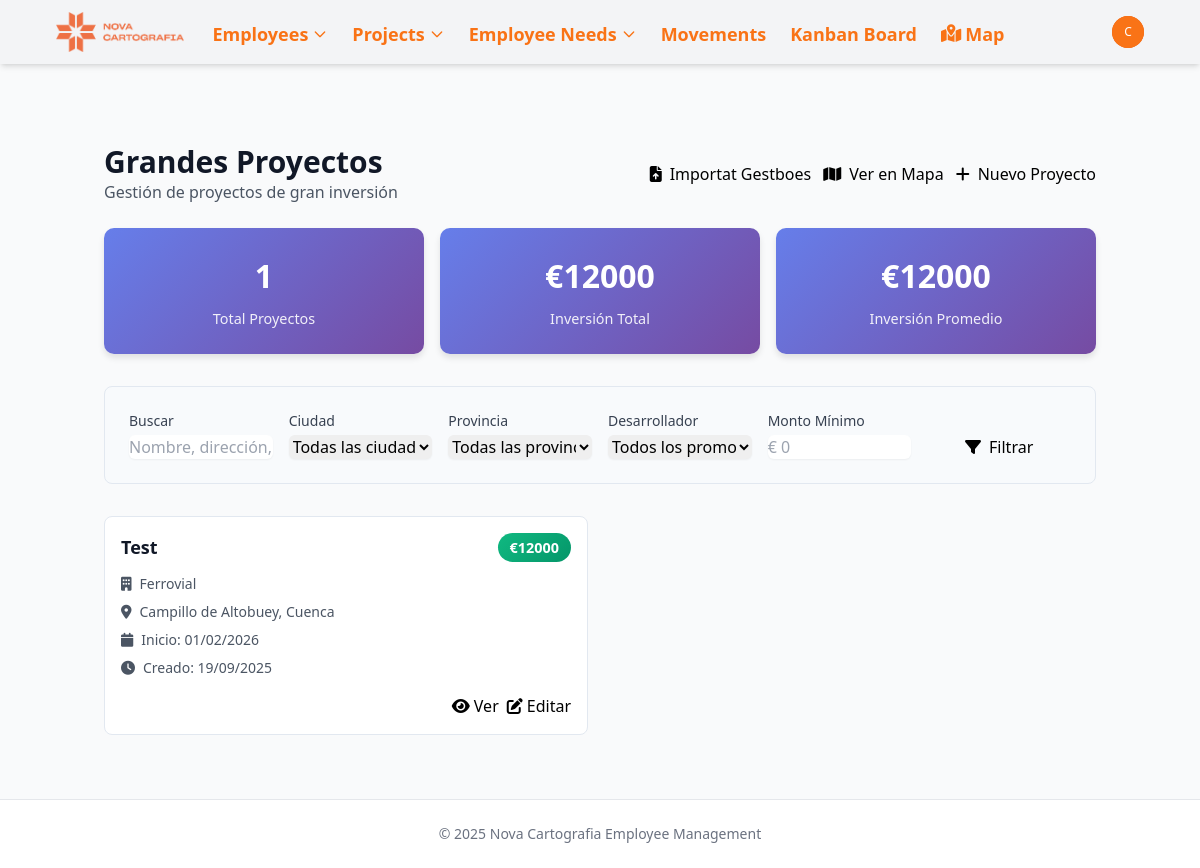
The page /maps/big-projects/ (signed in) on the database as committed earlier.
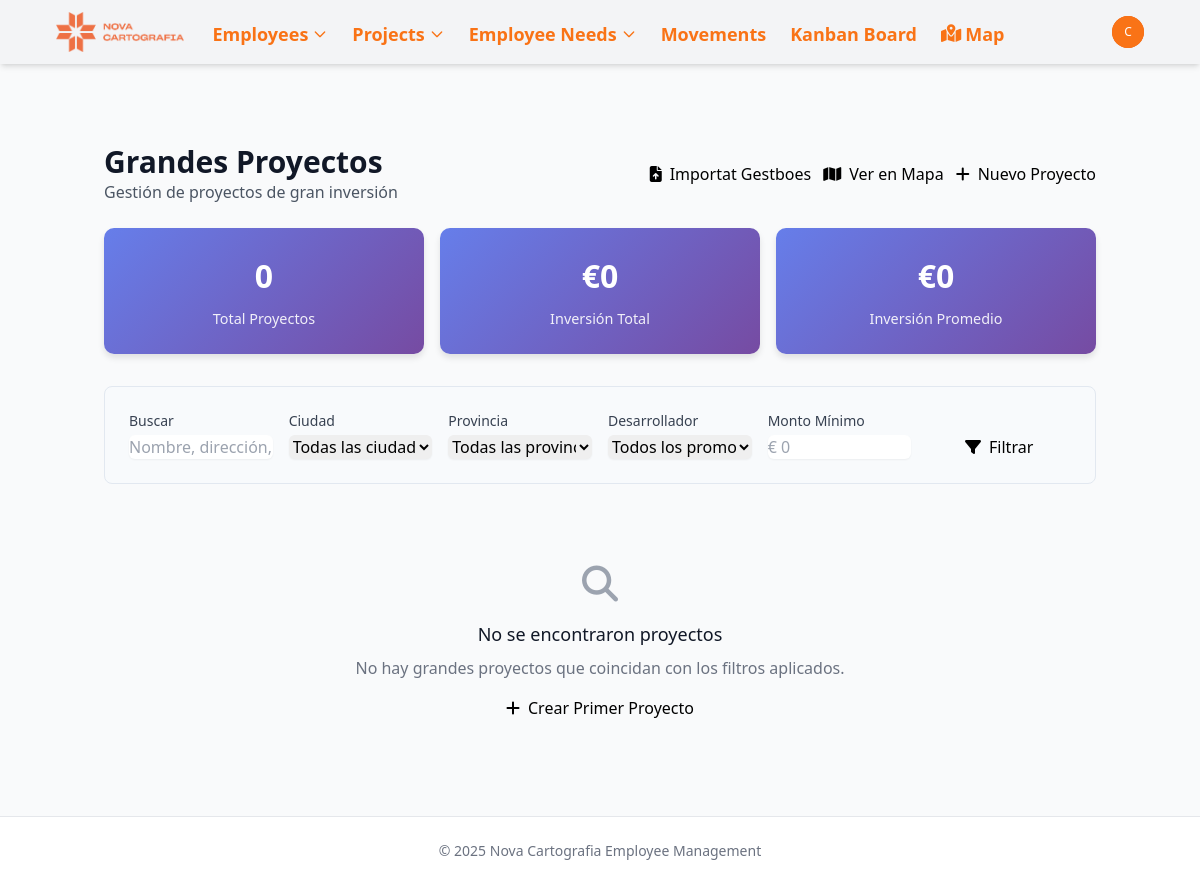
The same page on the database as committed later.
### project_maps/models.py (models this page shows, shortened)
class BigProjectLocation(models.Model):
    name = models.CharField(max_length=255, verbose_name="Nombre del Proyecto")
    amount = models.DecimalField(
        max_digits=12,
        decimal_places=2,
        verbose_name="Importe",
        help_text="Importe en euros"
    )
    developer = models.CharField(
        max_length=255,
        verbose_name="Desarrollador/Constructor",
        blank=True,
        null=True
    )
    address = models.TextField(verbose_name="Dirección", blank=True, null=True)
    city = models.CharField(max_length=100, verbose_name="Ciudad", blank=True, null=True)
    province = models.CharField(max_length=100, verbose_name="Provincia", blank=True, null=True)
    country = models.CharField(
        max_length=100,
        verbose_name="País",
        default="España"
    )
    latitude = models.FloatField(verbose_name="Latitud")
    longitude = models.FloatField(verbose_name="Longitud")
    start_date = models.DateField(
        verbose_name="Fecha de Inicio",
        blank=True,
        null=True
    )
    description = models.TextField(
        verbose_name="Descripción",
        blank=True,
        null=True
    )
    created_at = models.DateTimeField(auto_now_add=True, verbose_name="Creado en")
    updated_at = models.DateTimeField(auto_now=True, verbose_name="Actualizado en")
    class Meta:
        verbose_name = "Gran Proyecto"
        verbose_name_plural = "Grandes Proyectos"
        ordering = ['-amount', 'name']
        db_table = 'project_maps_bigprojectlocation'

### project_maps/views.py (the view)
# urls.py: path('big-projects/', views.big_project_list, name='big_project_list'),
@login_required
def big_project_list(request):
    search_query = request.GET.get('search', '')
    city_filter = request.GET.get('city', '')
    province_filter = request.GET.get('province', '')
    developer_filter = request.GET.get('developer', '')
    min_amount = request.GET.get('min_amount', '')
    max_amount = request.GET.get('max_amount', '')
    queryset = BigProjectLocation.objects.all().order_by('-created_at')
    if search_query:
        queryset = queryset.filter(
            Q(name__icontains=search_query) |
            Q(address__icontains=search_query) |
            Q(developer__icontains=search_query)
        )
    if city_filter:
        queryset = queryset.filter(city__icontains=city_filter)
    if province_filter:
        queryset = queryset.filter(province__icontains=province_filter)
    if developer_filter:
        queryset = queryset.filter(developer__icontains=developer_filter)
    if min_amount:
        try:
            queryset = queryset.filter(amount__gte=float(min_amount))
        except ValueError:
            pass
    if max_amount:
        try:
            queryset = queryset.filter(amount__lte=float(max_amount))
        except ValueError:
            pass
    stats = queryset.aggregate(
        total_projects=Count('id'),
        total_amount=Sum('amount'),
        avg_amount=Avg('amount'),
    )
    paginator = Paginator(queryset, 12)  # 12 proyectos por página
    page_number = request.GET.get('page')
    page_obj = paginator.get_page(page_number)
    cities = BigProjectLocation.objects.values_list('city', flat=True).distinct().exclude(city__isnull=True).exclude(city='')
    provinces = BigProjectLocation.objects.values_list('province', flat=True).distinct().exclude(province__isnull=True).exclude(province='')
    developers = BigProjectLocation.objects.values_list('developer', flat=True).distinct().exclude(developer__isnull=True).exclude(developer='')
    context = {
        'big_projects': page_obj,
        'stats': stats,
        'search_query': search_query,
        'city_filter': city_filter,
        'province_filter': province_filter,
        'developer_filter': developer_filter,
        'min_amount': min_amount,
        'max_amount': max_amount,
        'cities': sorted([city for city in cities if city]),
        'provinces': sorted([province for province in provinces if province]),
        'developers': sorted([developer for developer in developers if developer]),
        'page_obj': page_obj,
    }
    return render(request, 'project_maps/big_project_list.html', context)

### templates/project_maps/big_project_list.html (shortened to what the changed rows need)
{% extends 'base.html' %}
{% load static %}
{% block content %}
<div class="container mx-auto px-4 py-6">
    <div class="flex justify-between items-center mb-6">
        <div>
            <h1 class="text-3xl font-bold text-gray-900">Grandes Proyectos</h1>
        </div>
    </div>
    <div class="stats-grid">
        <div class="stat-card">
            <div class="stat-number">{{ stats.total_projects|default:0 }}</div>
            <div class="stat-label">Total Proyectos</div>
        </div>
        <div class="stat-card">
            <div class="stat-number">€{{ stats.total_amount|floatformat:0|default:"0" }}</div>
            <div class="stat-label">Inversión Total</div>
        </div>
        <div class="stat-card">
            <div class="stat-number">€{{ stats.avg_amount|floatformat:0|default:"0" }}</div>
            <div class="stat-label">Inversión Promedio</div>
        </div>
    </div>
    <div class="grid grid-cols-1 lg:grid-cols-2 gap-6">
        {% for project in big_projects %}
            <div class="project-card bg-white">
                <div class="flex justify-between items-start mb-3">
                    <h3 class="text-lg font-semibold text-gray-900">
                        <a href="{% url 'big_project_detail' project.pk %}" class="hover:text-indigo-600">
                            {{ project.name }}
                        </a>
                    </h3>
                    <span class="amount-badge">€{{ project.amount|floatformat:0 }}</span>
                </div>
                <div class="space-y-2 text-sm text-gray-600">
                    {% if project.developer %}
                        <div><i class="fas fa-building mr-2"></i>{{ project.developer }}</div>
                    {% endif %}
                    {% if project.city or project.province %}
                        <div><i class="fas fa-map-marker-alt mr-2"></i>{{ project.city|default:"" }}{% if project.city and project.province %}, {% endif %}{{ project.province|default:"" }}</div>
                    {% endif %}
                    {% if project.start_date %}
                        <div><i class="fas fa-calendar mr-2"></i>Inicio: {{ project.start_date|date:"d/m/Y" }}</div>
                    {% endif %}
                    <div><i class="fas fa-clock mr-2"></i>Creado: {{ project.created_at|date:"d/m/Y" }}</div>
                </div>
                <div class="mt-4 flex justify-end space-x-2">
                    <a href="{% url 'big_project_detail' project.pk %}" class="btn btn-sm btn-secondary">
                        <i class="fas fa-eye mr-1"></i>Ver
                    </a>
                    <a href="{% url 'big_project_edit' project.pk %}" class="btn btn-sm btn-primary">
                        <i class="fas fa-edit mr-1"></i>Editar
                    </a>
                </div>
            </div>
        {% empty %}
            <div class="col-span-full text-center py-12">
                <i class="fas fa-search text-4xl text-gray-400 mb-4"></i>
                <h3 class="text-lg font-medium text-gray-900 mb-2">No se encontraron proyectos</h3>
                <p class="text-gray-500 mb-4">No hay grandes proyectos que coincidan con los filtros aplicados.</p>
                <a href="{% url 'big_project_create' %}" class="btn btn-primary">
                    <i class="fas fa-plus mr-2"></i>Crear Primer Proyecto
                </a>
            </div>
        {% endfor %}
    </div>
</div>
{% endblock %}

Rows that differ between the two databases and show on the page:
removed BigProjectLocation: name "Test", amount "12000", developer "Ferrovial", city "Campillo de Altobuey", province "Cuenca", start_date "01/02/2026", created_at "19/09/2025"
Other text that changed with them:
{{ stats.total_projects|default:0 }}: "1" → "0"
{{ stats.total_amount|floatformat:0|default:"0" }}: "12000" → "0"
{{ stats.avg_amount|floatformat:0|default:"0" }}: "12000" → "0"
text now shown: "No se encontraron proyectos No hay grandes proyectos que coincidan con los filtros aplicados. Crear Primer Proyecto"
